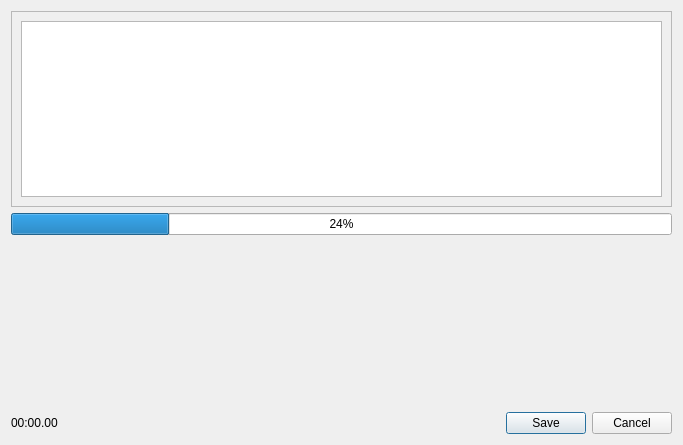
<?xml version="1.0" encoding="UTF-8"?>
<ui version="4.0">
 <class>Dialog</class>
 <widget class="QDialog" name="Dialog">
  <property name="geometry">
   <rect>
    <x>0</x>
    <y>0</y>
    <width>683</width>
    <height>445</height>
   </rect>
  </property>
  <property name="windowTitle">
   <string>Dialog</string>
  </property>
  <layout class="QVBoxLayout" name="verticalLayout_3">
   <item>
    <widget class="QScrollArea" name="scrollArea">
     <property name="widgetResizable">
      <bool>true</bool>
     </property>
     <widget class="QWidget" name="scrollAreaWidgetContents">
      <property name="geometry">
       <rect>
        <x>0</x>
        <y>0</y>
        <width>663</width>
        <height>188</height>
       </rect>
      </property>
      <layout class="QVBoxLayout" name="verticalLayout_2">
       <item>
        <layout class="QVBoxLayout" name="verticalLayout">
         <item>
          <widget class="QTextEdit" name="outputBox">
           <property name="readOnly">
            <bool>true</bool>
           </property>
          </widget>
         </item>
        </layout>
       </item>
      </layout>
     </widget>
    </widget>
   </item>
   <item>
    <widget class="QProgressBar" name="uploadProgressBar">
     <property name="value">
      <number>24</number>
     </property>
    </widget>
   </item>
   <item>
    <layout class="QHBoxLayout" name="horizontalLayout">
     <item>
      <widget class="QLabel" name="progressBarLabel">
       <property name="text">
        <string/>
       </property>
      </widget>
     </item>
     <item>
      <spacer name="horizontalSpacer">
       <property name="orientation">
        <enum>Qt::Horizontal</enum>
       </property>
       <property name="sizeHint" stdset="0">
        <size>
         <width>40</width>
         <height>20</height>
        </size>
       </property>
      </spacer>
     </item>
    </layout>
   </item>
   <item>
    <spacer name="verticalSpacer">
     <property name="orientation">
      <enum>Qt::Vertical</enum>
     </property>
     <property name="sizeHint" stdset="0">
      <size>
       <width>20</width>
       <height>160</height>
      </size>
     </property>
    </spacer>
   </item>
   <item>
    <layout class="QHBoxLayout" name="horizontalLayout_2">
     <item>
      <widget class="QLabel" name="timerLabel">
       <property name="text">
        <string>00:00.00</string>
       </property>
      </widget>
     </item>
     <item>
      <spacer name="horizontalSpacer_2">
       <property name="orientation">
        <enum>Qt::Horizontal</enum>
       </property>
       <property name="sizeHint" stdset="0">
        <size>
         <width>40</width>
         <height>20</height>
        </size>
       </property>
      </spacer>
     </item>
     <item>
      <widget class="QDialogButtonBox" name="uploadButtonBox">
       <property name="orientation">
        <enum>Qt::Horizontal</enum>
       </property>
       <property name="standardButtons">
        <set>QDialogButtonBox::Cancel|QDialogButtonBox::Save</set>
       </property>
      </widget>
     </item>
    </layout>
   </item>
  </layout>
 </widget>
 <resources/>
 <connections>
  <connection>
   <sender>uploadButtonBox</sender>
   <signal>accepted()</signal>
   <receiver>Dialog</receiver>
   <slot>accept()</slot>
   <hints>
    <hint type="sourcelabel">
     <x>248</x>
     <y>254</y>
    </hint>
    <hint type="destinationlabel">
     <x>157</x>
     <y>274</y>
    </hint>
   </hints>
  </connection>
  <connection>
   <sender>uploadButtonBox</sender>
   <signal>rejected()</signal>
   <receiver>Dialog</receiver>
   <slot>reject()</slot>
   <hints>
    <hint type="sourcelabel">
     <x>316</x>
     <y>260</y>
    </hint>
    <hint type="destinationlabel">
     <x>286</x>
     <y>274</y>
    </hint>
   </hints>
  </connection>
 </connections>
</ui>
